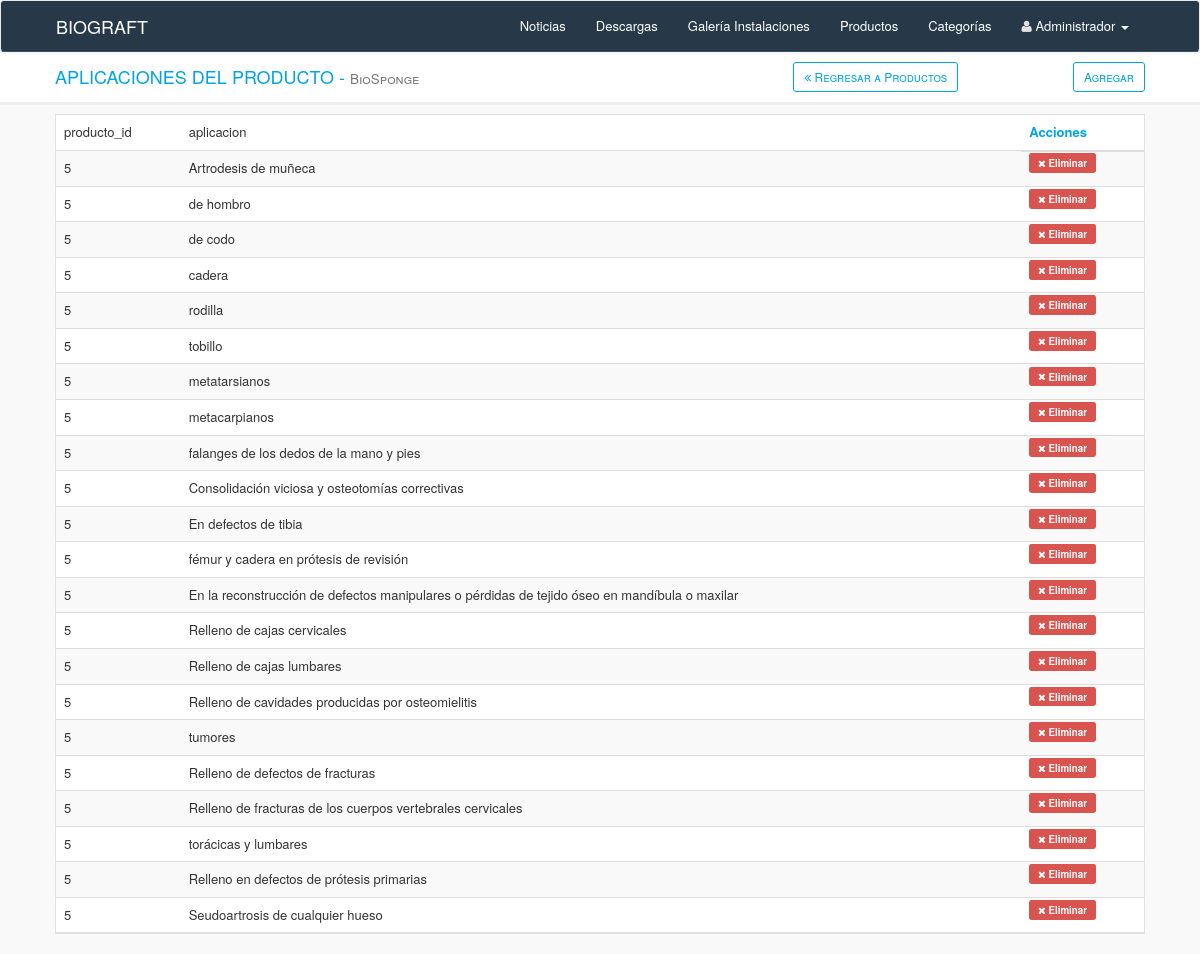
Screenshot of /apps_admin.php?id=5 with the database file from the repository.
### tables this page shows
CREATE TABLE IF NOT EXISTS `productos` (
  `id` int(255) NOT NULL auto_increment,
  `categoria` int(1) NOT NULL,
  `nombre` varchar(255) default NULL,
  `foto` varchar(255) default NULL,
  `registro` varchar(255) default NULL,
  `descripcion` text,
  `aplicaciones` text,
  `cproducto` text,
  `activo` int(200) default NULL,
  `fecha` timestamp NOT NULL default CURRENT_TIMESTAMP on update CURRENT_TIMESTAMP,
  PRIMARY KEY  (`id`)
);

CREATE TABLE IF NOT EXISTS `prod_aplicaciones` (
  `id` int(255) NOT NULL auto_increment,
  `producto_id` int(255) default NULL,
  `aplicacion` varchar(255) default NULL,
  PRIMARY KEY  (`id`)
);

### apps_admin.php (the view, shortened to what this page needs)
<?php require_once('Connections/connection.php'); ?>
<?php
if (!function_exists("GetSQLValueString")) {
function GetSQLValueString($theValue, $theType, $theDefinedValue = "", $theNotDefinedValue = "")
{
  $theValue = function_exists("mysql_real_escape_string") ? mysql_real_escape_string($theValue) : mysql_escape_string($theValue);
  switch ($theType) {
    case "long":
    case "int":
      $theValue = ($theValue != "") ? intval($theValue) : "NULL";
      break;
  }
  return $theValue;
}
}
$colname_p_app = "-1";
if (isset($_GET['id'])) {
  $colname_p_app = $_GET['id'];
}
$query_p_app = sprintf("SELECT * FROM prod_aplicaciones WHERE producto_id = %s", GetSQLValueString($colname_p_app, "int"));
$p_app = mysql_query($query_p_app, $connection) or die(mysql_error());
$row_apps = mysql_fetch_assoc($p_app);
$colname_producto = "-1";
if (isset($_GET['id'])) {
  $colname_producto = $_GET['id'];
}
$query_producto = sprintf("SELECT * FROM productos WHERE id = %s", GetSQLValueString($colname_producto, "int"));
$producto = mysql_query($query_producto, $connection) or die(mysql_error());
$row_producto = mysql_fetch_assoc($producto);
?>
<?php include 'admin_layout/head.php';?>
<?php include 'admin_layout/header.php';?>
<div class="row titulo">
  <div class="col-xs-8">
    <h4>APLICACIONES DEL PRODUCTO - <small><?php echo $row_producto['nombre']; ?></small> </h4>
  </div>
  <div class="col-xs-2">
    <a class="btn-ok btn-sm btn pull-right" href="productos_admin.php"><i class="fa fa-angle-double-left"></i>  Regresar a Productos</a>
  </div>
  <div class="col-xs-2">
    <a class="btn-ok btn-sm btn pull-right" href="apps_add.php?id=<?php echo $row_producto['id']; ?>">Agregar</a>
  </div>
</div>
<div class="container-fluid">
  <div class="table-responsive">
    <table class="table-hover table table-striped">
  <tr>
  <thead>
    <td>producto_id</td>
    <td>aplicacion</td>
  	<th>Acciones</th>
   </thead>
  </tr>
  <tbody>
  <?php do { ?>
    <tr>
      <td><?php echo $row_apps['producto_id']; ?></td>
      <td><?php echo $row_apps['aplicacion']; ?></td>
      <td>
        <a style="display: inline;" class="actn_eliminar" href="apps_eliminar.php?idproducto=<?php echo $row_apps['id']; ?>&id=<?php echo $row_apps['producto_id']; ?>"><i class="fa fa-times"></i> Eliminar</a>
      </td>
    </tr>
    <?php } while ($row_apps = mysql_fetch_assoc($p_app)); ?>
    </tbody>
</table>
</body>
</html>

### rows the page displays
productos: nombre "BioSponge"
prod_aplicaciones: producto "5", aplicacion "Artrodesis de muñeca"
prod_aplicaciones: producto "5", aplicacion "de hombro"
prod_aplicaciones: producto "5", aplicacion "de codo"
prod_aplicaciones: producto "5", aplicacion "cadera"
prod_aplicaciones: producto "5", aplicacion "rodilla"
prod_aplicaciones: producto "5", aplicacion "tobillo"
prod_aplicaciones: producto "5", aplicacion "metatarsianos"
prod_aplicaciones: producto "5", aplicacion "metacarpianos"
prod_aplicaciones: producto "5", aplicacion "falanges de los dedos de la mano y pies"
prod_aplicaciones: producto "5", aplicacion "Consolidación viciosa y osteotomías correctivas"
prod_aplicaciones: producto "5", aplicacion "En defectos de tibia"
prod_aplicaciones: producto "5", aplicacion "fémur y cadera en prótesis de revisión"
prod_aplicaciones: producto "5", aplicacion "En la reconstrucción de defectos manipulares o pérdidas de tejido óseo en mandíbula o maxilar"
prod_aplicaciones: producto "5", aplicacion "Relleno de cajas cervicales"
prod_aplicaciones: producto "5", aplicacion "Relleno de cajas lumbares"
prod_aplicaciones: producto "5", aplicacion "Relleno de cavidades producidas por osteomielitis"
prod_aplicaciones: producto "5", aplicacion "tumores"
prod_aplicaciones: producto "5", aplicacion "Relleno de defectos de fracturas"
prod_aplicaciones: producto "5", aplicacion "Relleno de fracturas de los cuerpos vertebrales cervicales"
prod_aplicaciones: producto "5", aplicacion "torácicas y lumbares"
prod_aplicaciones: producto "5", aplicacion "Relleno en defectos de prótesis primarias"
prod_aplicaciones: producto "5", aplicacion "Seudoartrosis de cualquier hueso"
